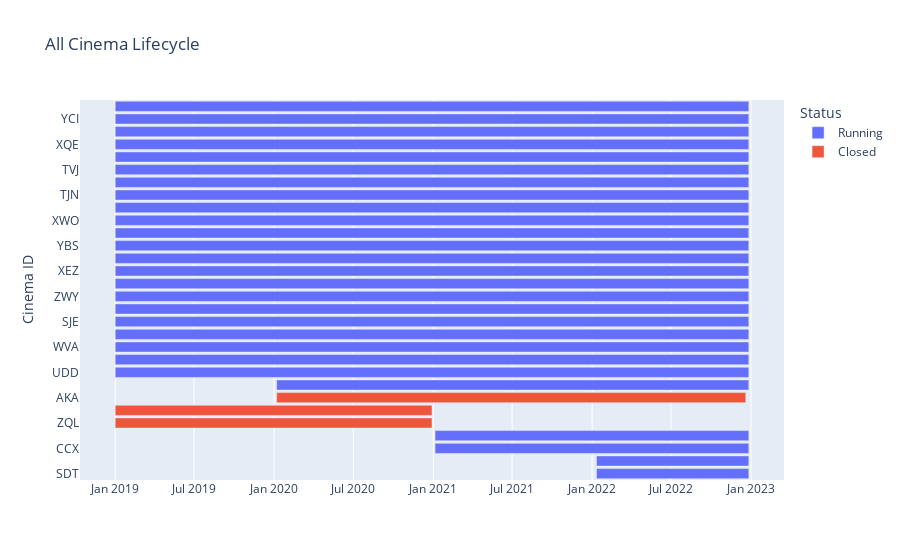

Notebook code cell kept with this figure:
### Markdown cell above
### Comprehensive Cinema Lifecycle Timeline
The code snippet generates a Plotly timeline chart visualizing the start and end dates for all cinemas in the dataset, representing their entire operational lifespans. The chart uses different colors to distinguish between currently running and closed cinemas, with each cinema's ID listed on the y-axis and the timeline spread across the x-axis.

**Relevance:**
This timeline offers a comprehensive view of the operational history of the cinemas, allowing for a quick assessment of their longevity and changes in operational status over time. It serves as a strategic tool for understanding market trends, business durations, and the impact of external factors on cinema operations.

### Code cell
summary_copy = summary_df.copy()

fig = px.timeline(summary_copy, x_start="Start Date", x_end="End Date", y="Cinema ID", color="Status", title="All Cinema Lifecycle")
fig.update_yaxes(categoryorder="total ascending")
fig.show()

### Figure 1 — Plotly figure (JSON) as saved in the notebook; plotly's stock layout.template omitted (floating-point values rounded to 4 significant figures)
{"data": [{"alignmentgroup": "True", "base": ["2019-01-01T00:00:00", "2021-01-05T00:00:00", "2019-01-01T00:00:00", "2019-01-01T00:00:00", "2019-01-01T00:00:00", "2019-01-01T00:00:00", "2019-01-01T00:00:00", "2019-01-01T00:00:00", "2019-01-01T00:00:00", "2019-01-01T00:00:00", "2019-01-01T00:00:00", "2019-01-01T00:00:00", "2019-01-01T00:00:00", "2020-01-07T00:00:00", "2019-01-01T00:00:00", "2019-01-01T00:00:00", "2021-01-05T00:00:00", "2019-01-01T00:00:00", "2019-01-01T00:00:00", "2019-01-01T00:00:00", "2022-01-11T00:00:00", "2019-01-01T00:00:00", "2022-01-11T00:00:00", "2019-01-01T00:00:00", "2019-01-01T00:00:00", "2019-01-01T00:00:00", "2019-01-01T00:00:00"], "hovertemplate": "Status=Running<br>Start Date=%{base}<br>End Date=%{x}<br>Cinema ID=%{y}<extra></extra>", "legendgroup": "Running", "marker": {"color": "#636efa", "pattern": {"shape": ""}}, "name": "Running", "offsetgroup": "Running", "orientation": "h", "showlegend": true, "textposition": "auto", "type": "bar", "x": [125798400000, 62294400000, 125798400000, 125798400000, 125798400000, 125798400000, 125798400000, 125798400000, 125798400000, 125798400000, 125798400000, 125798400000, 125798400000, 93744000000, 125798400000, 125798400000, 62294400000, 125798400000, 125798400000, 125798400000, 30240000000, 125798400000, 30240000000, 125798400000, 125798400000, 125798400000, 125798400000], "xaxis": "x", "y": ["UDD", "CCX", "VJV", "WVA", "JJQ", "SJE", "WQW", "ZWY", "ACQ", "XEZ", "YKT", "YBS", "WBK", "BQV", "XWO", "UVQ", "BKK", "TJN", "TPY", "TVJ", "SDT", "WKL", "CWN", "XQE", "VPG", "YCI", "RPQ"], "yaxis": "y"}, {"alignmentgroup": "True", "base": ["2020-01-07T00:00:00", "2019-01-01T00:00:00", "2019-01-01T00:00:00"], "hovertemplate": "Status=Closed<br>Start Date=%{base}<br>End Date=%{x}<br>Cinema ID=%{y}<extra></extra>", "legendgroup": "Closed", "marker": {"color": "#EF553B", "pattern": {"shape": ""}}, "name": "Closed", "offsetgroup": "Closed", "orientation": "h", "showlegend": true, "textposition": "auto", "type": "bar", "x": [93139200000, 62899200000, 62899200000], "xaxis": "x", "y": ["AKA", "ZQL", "BWF"], "yaxis": "y"}], "layout": {"barmode": "overlay", "legend": {"title": {"text": "Status"}, "tracegroupgap": 0}, "title": {"text": "All Cinema Lifecycle"}, "xaxis": {"anchor": "y", "domain": [0, 1], "type": "date"}, "yaxis": {"anchor": "x", "categoryorder": "total ascending", "domain": [0, 1], "title": {"text": "Cinema ID"}}}}
